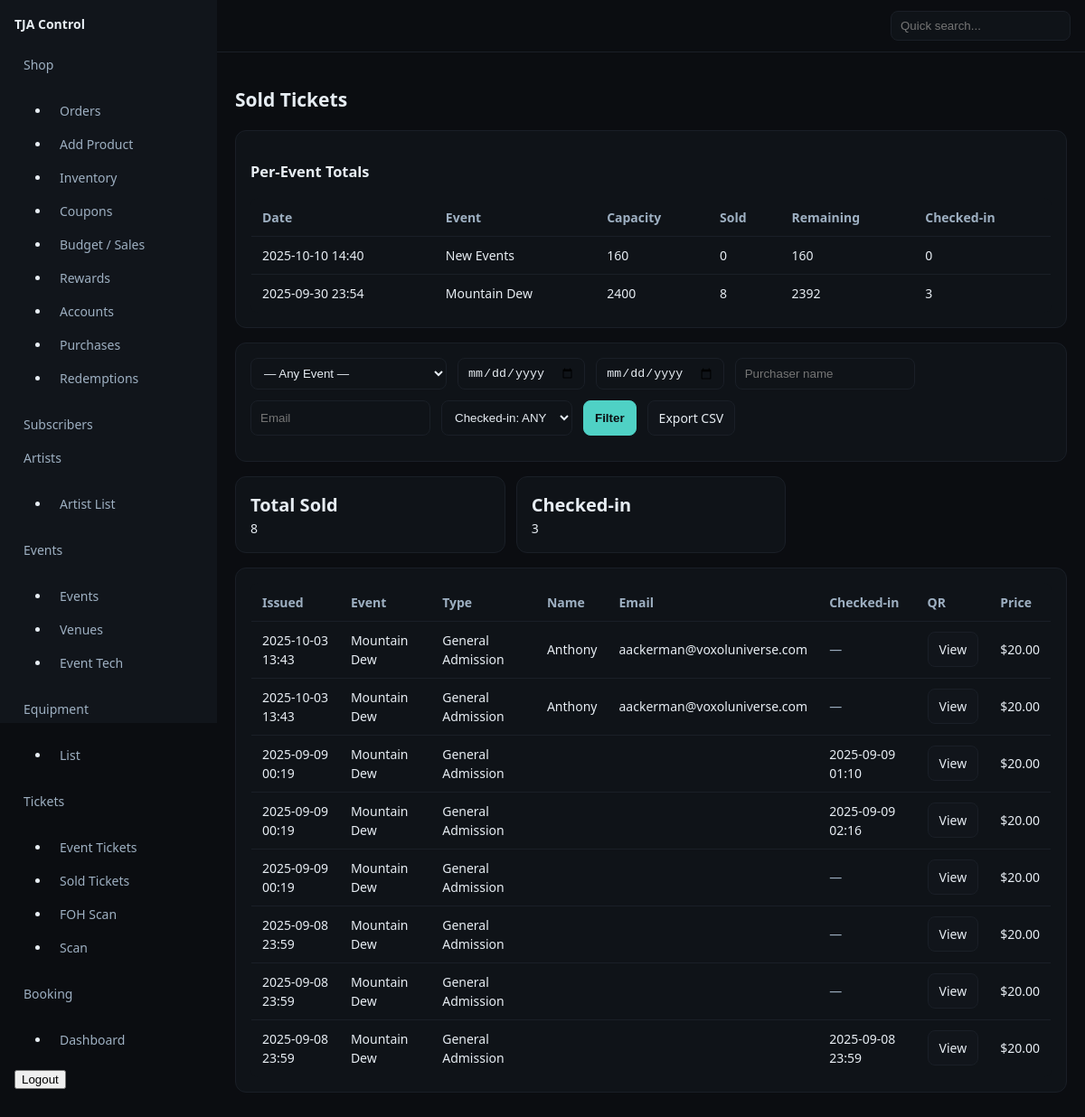
The page /control/tickets/sales/ (signed in) on the database its author committed.
### events/models.py (models this page shows, shortened)
class Event(models.Model):
    name = models.CharField(max_length=200, blank=True)
    is_tour_stop = models.BooleanField(default=False)
    start = models.DateTimeField()
    end = models.DateTimeField(null=True, blank=True)
    venue = models.ForeignKey(Venue, null=True, blank=True, on_delete=models.SET_NULL)
    afterparty_info = models.TextField(blank=True)
    meet_greet_info = models.TextField(blank=True)
    cover_image = models.ImageField(upload_to="events/cover/", blank=True, null=True,
                                    help_text="Wide hero image for the Events page.")
    flyer       = models.ImageField(upload_to="events/flyer/", blank=True, null=True,
                                    help_text="Portrait flyer used on cards if no cover.")
    published = models.BooleanField(default=False)

### tickets/models.py (models this page shows, shortened)
class Ticket(models.Model):
    PAYMENT_CHOICES = [
        ("card", "Card/Stripe"),
        ("cash", "Cash"),
        ("comp", "Comp"),
    ]
    ticket_type = models.ForeignKey(TicketType, on_delete=models.PROTECT, related_name="tickets")
    purchaser_name = models.CharField(max_length=120, blank=True)
    purchaser_email = models.EmailField(blank=True)
    qr_token = models.UUIDField(default=uuid.uuid4, unique=True, editable=False, db_index=True)
    issued_at = models.DateTimeField(auto_now_add=True)
    checked_in_at = models.DateTimeField(null=True, blank=True)
    note = models.CharField(max_length=240, blank=True)
    sold_by_artist = models.ForeignKey("pages.Artist", null=True, blank=True,
                                       on_delete=models.SET_NULL, related_name="tickets_sold")
    sold_by_user = models.ForeignKey(settings.AUTH_USER_MODEL, null=True, blank=True,
                                     on_delete=models.SET_NULL, related_name="tickets_issued")
    payment_method = models.CharField(max_length=10, choices=PAYMENT_CHOICES, default="card")

class TicketType(models.Model):
    event = models.ForeignKey("events.Event", on_delete=models.CASCADE, related_name="ticket_types")
    name = models.CharField(max_length=120)            # e.g., GA, VIP, Early Bird
    price_cents = models.PositiveIntegerField()
    quantity = models.PositiveIntegerField()           # total available
    sales_start = models.DateTimeField(null=True, blank=True)
    sales_end = models.DateTimeField(null=True, blank=True)
    active = models.BooleanField(default=True)
    max_per_order = models.PositiveIntegerField(null=True, blank=True)  # optional cap per checkout

### tickets/views.py (the view)
# urls.py: path("sales/", views.tickets_sold, name="sales"),
@is_super
def tickets_sold(request):
    qs = (Ticket.objects
          .select_related("ticket_type", "ticket_type__event")
          .order_by("-issued_at"))
    event_id = request.GET.get("event") or ""
    date_from = request.GET.get("from") or ""
    date_to   = request.GET.get("to") or ""
    name_q    = request.GET.get("name") or ""
    email_q   = request.GET.get("email") or ""
    checked   = request.GET.get("checked") or ""  # "yes" | "no" | ""
    if event_id:
        qs = qs.filter(ticket_type__event_id=event_id)
    if date_from:
        qs = qs.filter(issued_at__date__gte=date_from)
    if date_to:
        qs = qs.filter(issued_at__date__lte=date_to)
    if name_q:
        qs = qs.filter(purchaser_name__icontains=name_q)
    if email_q:
        qs = qs.filter(purchaser_email__icontains=email_q)
    if checked == "yes":
        qs = qs.filter(checked_in_at__isnull=False)
    elif checked == "no":
        qs = qs.filter(checked_in_at__isnull=True)
    total = qs.count()
    checked_in = qs.filter(checked_in_at__isnull=False).count()
    ev_base = Event.objects.all()
    if event_id:
        ev_base = ev_base.filter(id=event_id)
    ev_qs = (ev_base
             .annotate(total_capacity=Sum("ticket_types__quantity"),
                       sold=Count("ticket_types__tickets"),
                       checked_in=Count("ticket_types__tickets",
                                        filter=Q(ticket_types__tickets__checked_in_at__isnull=False)))
             .order_by("-start"))
    events_summary = []
    for ev in ev_qs:
        cap = ev.total_capacity or 0
        sold = ev.sold or 0
        remaining = max(0, cap - sold)
        events_summary.append({
            "id": ev.id,
            "name": ev.name or "(unnamed)",
            "date": ev.start,
            "capacity": cap,
            "sold": sold,
            "remaining": remaining,
            "checked_in": ev.checked_in or 0,
        })
    events = Event.objects.order_by("-start")
    ctx = {
        "tickets": qs[:1000],
        "events": events,
        "q": {"event": event_id, "from": date_from, "to": date_to,
              "name": name_q, "email": email_q, "checked": checked},
        "summary": {"total": total, "checked_in": checked_in},
        "events_summary": events_summary,   # <-- add
    }
    return render(request, "tickets/sales.html", ctx)

### pages/templatetags/shop_extras.py (called while the page is built)
@register.filter
def money(cents):
    try:
        return f"${(int(cents)/100):.2f}"
    except Exception:
        return "$0.00"

### templates/tickets/sales.html (shortened to what this page needs)
{% extends 'controlpanel/dashboard.html' %}
{% load static shop_extras %}
{% block content %}
<h1>Sold Tickets</h1>
{% if events_summary %}
  <div class="card">
    <h3>Per-Event Totals</h3>
    <table class="table">
      <thead>
        <tr>
          <th>Date</th><th>Event</th><th>Capacity</th><th>Sold</th><th>Remaining</th><th>Checked-in</th>
        </tr>
      </thead>
      <tbody>
        {% for e in events_summary %}
          <tr>
            <td>{{ e.date|date:"Y-m-d H:i" }}</td>
            <td>{{ e.name }}</td>
            <td>{{ e.capacity }}</td>
            <td>{{ e.sold }}</td>
            <td>{{ e.remaining }}</td>
            <td>{{ e.checked_in }}</td>
          </tr>
        {% endfor %}
      </tbody>
    </table>
  </div>
{% endif %}
<form method="get" class="card">
  <div class="form-row">
    <select class="input" name="event">
      <option value="">— Any Event —</option>
    </select>
    <input class="input" type="date" name="from" value="{{ q.from }}">
    <input class="input" type="date" name="to" value="{{ q.to }}">
    <input class="input" name="name" placeholder="Purchaser name" value="{{ q.name }}">
    <input class="input" name="email" placeholder="Email" value="{{ q.email }}">
    <select class="input" name="checked">
      <option value="">Checked-in: ANY</option>
    </select>
    <button class="btn primary">Filter</button>
    <a class="btn" href="{% url 'control:tickets:sales_export' %}?event={{ q.event }}&from={{ q.from }}&to={{ q.to }}&name={{ q.name }}&email={{ q.email }}&checked={{ q.checked }}">Export CSV</a>
  </div>
</form>
<div class="kpi">
  <div class="card">
    <h2>Total Sold</h2>
    <div>{{ summary.total }}</div>
  </div>
  <div class="card">
    <h2>Checked-in</h2>
    <div>{{ summary.checked_in }}</div>
  </div>
</div>
<div class="card">
  <table class="table">
    <thead>
      <tr>
        <th>Issued</th><th>Event</th><th>Type</th>
        <th>Name</th><th>Email</th>
        <th>Checked-in</th><th>QR</th><th>Price</th>
      </tr>
    </thead>
    <tbody>
      {% for t in tickets %}
        <tr>
          <td>{{ t.issued_at|date:"Y-m-d H:i" }}</td>
          <td>{{ t.ticket_type.event.name }}</td>
          <td>{{ t.ticket_type.name }}</td>
          <td>{{ t.purchaser_name }}</td>
          <td>{{ t.purchaser_email }}</td>
          <td>{% if t.checked_in_at %}{{ t.checked_in_at|date:"Y-m-d H:i" }}{% else %}<span class="muted">—</span>{% endif %}</td>
          <td><a class="btn" href="{% url 'control:tickets:ticket_detail' t.qr_token %}">View</a></td>
          <td>{{ t.ticket_type.price_cents|money }}</td>
        </tr>
      {% empty %}
        <tr><td colspan="8" class="muted">No tickets match.</td></tr>
      {% endfor %}
    </tbody>
  </table>
</div>
{% endblock %}

### static/css/control.css (style rules this page uses)
:root { --bg:#0b0d11; --panel:#11151b; --ink:#e7edf3; --muted:#9eb0c2; --accent:#4fd1c5; }
* { box-sizing:border-box }
html,body { height:100% }
body { margin:0;background:var(--bg);color:var(--ink);font:14px/1.5 system-ui,-apple-system,Segoe UI,Roboto }
a { color:var(--ink);text-decoration:none }
.table { width:100%;border-collapse:collapse;background:#0f1318;border:1px solid #1a1f27;border-radius:8px;overflow:hidden }
.table th,.table td { padding:10px 12px;border-bottom:1px solid #1a1f27 }
.table th { text-align:left;color:var(--muted);font-weight:600 }
.btn { display:inline-block;padding:8px 12px;border:1px solid #1a1f27;background:#11151b;color:var(--ink);border-radius:8px }
.btn.primary { background:var(--accent);border-color:var(--accent);color:#0b0d11;font-weight:700 }
.input, select { background:#0f1318;border:1px solid #1a1f27;color:var(--ink);padding:8px 10px;border-radius:8px }
.form-row { display:flex;gap:12px;flex-wrap:wrap;margin-bottom:12px;flex-direction: row; }
.card { background:#0f1318;border:1px solid #1a1f27;border-radius:12px;padding:16px;margin-bottom:16px }
.kpi { display:grid;grid-template-columns:repeat(3,minmax(0,1fr));gap:12px }
.kpi .card h2 { margin:0;font-size:20px }
.muted { color:#9eb0c2; }

### rows shown on the page
Event: date "2025-10-10 14:40", name "New Events"
Event: date "2025-09-30 23:54", name "Mountain Dew"
Ticket: issued_at "2025-10-03 13:43", ticket_type.event.name "Mountain Dew", ticket_type.name "General Admission", purchaser_name "Anthony", purchaser_email "aackerman@voxoluniverse.com", ticket_type.price_cents "$20.00"
Ticket: issued_at "2025-10-03 13:43", ticket_type.event.name "Mountain Dew", ticket_type.name "General Admission", purchaser_name "Anthony", purchaser_email "aackerman@voxoluniverse.com", ticket_type.price_cents "$20.00"
Ticket: issued_at "2025-09-09 00:19", ticket_type.event.name "Mountain Dew", ticket_type.name "General Admission", checked_in_at "2025-09-09 01:10", ticket_type.price_cents "$20.00"
Ticket: issued_at "2025-09-09 00:19", ticket_type.event.name "Mountain Dew", ticket_type.name "General Admission", checked_in_at "2025-09-09 02:16", ticket_type.price_cents "$20.00"
Ticket: issued_at "2025-09-09 00:19", ticket_type.event.name "Mountain Dew", ticket_type.name "General Admission", ticket_type.price_cents "$20.00"
Ticket: issued_at "2025-09-08 23:59", ticket_type.event.name "Mountain Dew", ticket_type.name "General Admission", ticket_type.price_cents "$20.00"
Ticket: issued_at "2025-09-08 23:59", ticket_type.event.name "Mountain Dew", ticket_type.name "General Admission", ticket_type.price_cents "$20.00"
Ticket: issued_at "2025-09-08 23:59", ticket_type.event.name "Mountain Dew", ticket_type.name "General Admission", checked_in_at "2025-09-08 23:59", ticket_type.price_cents "$20.00"

### other values the page prints
{{ e.capacity }} "160" "2400"
{{ e.sold }} "0" "8"
{{ e.remaining }} "160" "2392"
{{ e.checked_in }} "0" "3"
{{ summary.total }} "8"
{{ summary.checked_in }} "3"
